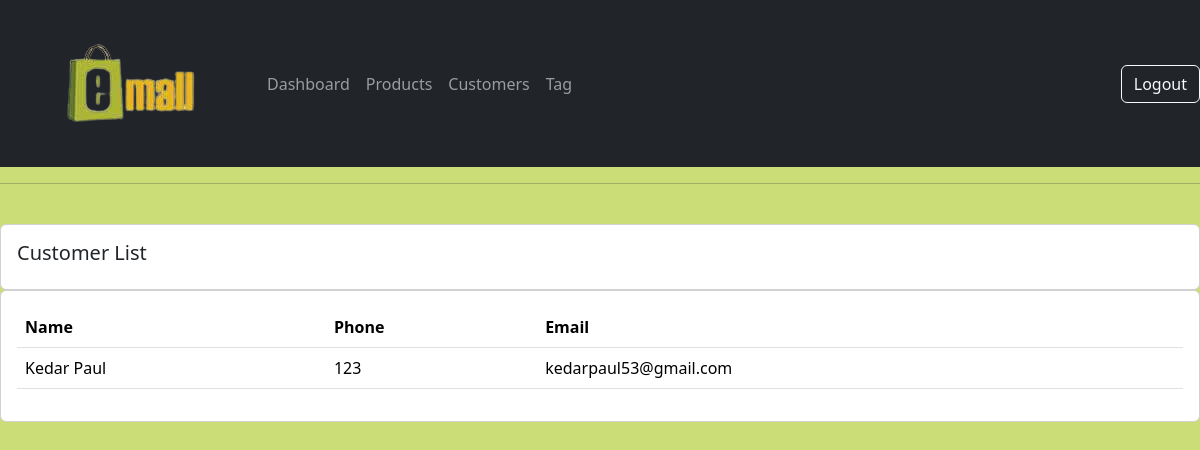
The app's page /customer_list/ (signed in), older data.
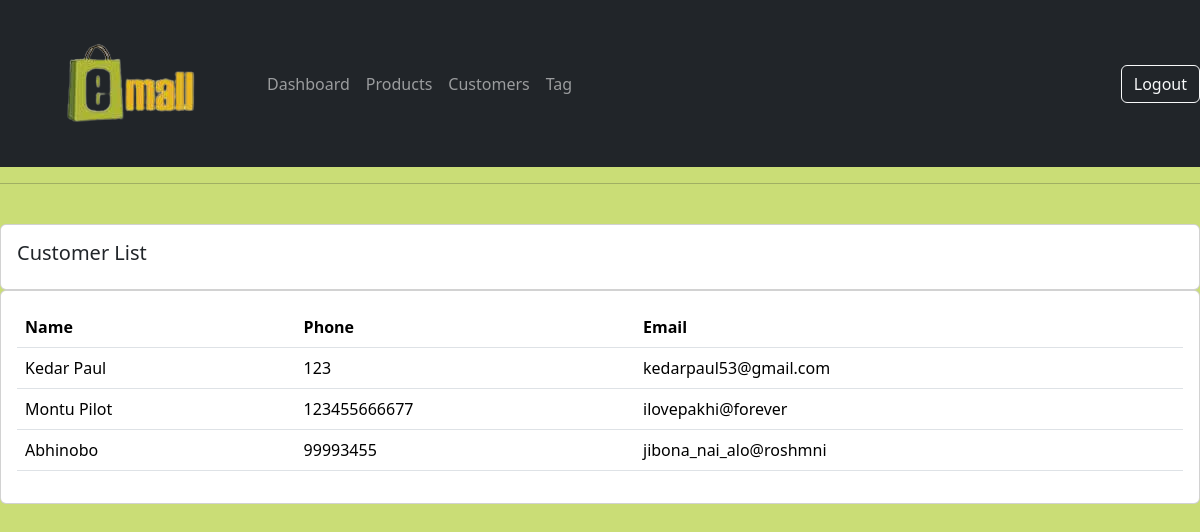
The same page, newer data.
### account/models.py (models this page shows, shortened)
class Customer(models.Model):
    name = models.CharField(max_length=200, null=True)
    phone = models.CharField(max_length=200, null=True)
    email = models.CharField(max_length=200, null=True)
    date_created = models.DateTimeField(auto_now_add=True, null=True)

### account/views.py (the view)
# urls.py: path('customer_list/',views.Customer_list,name='customer_list'),
@login_required(login_url='login')
def Customer_list(request):
    customers = Customer.objects.all()
    context = {'customers': customers}
    return render(request,'account/customer_list.html',context)

### templates/account/customer_list.html
{%  extends 'main.html' %}
{% block content %}
		<br>
		<div class="row">
			<div class="col-md">
				<div class="card card-body">
					<h5>Customer List</h5>
				</div>
				<div class="card card-body">
					<table class="table">
						<tr>
							<th>Name</th>
							<th>Phone</th>
							<th>Email</th>
						</tr>
						{% for customer in customers %}
							<tr>
								<td>{{customer.name}}</td>
								<td>{{customer.phone}}</td>
								<td>{{customer.email}}</td>
							</tr>
                        {% endfor %}
					</table>
				</div>
			</div>
		</div>
{% endblock content %}

Row changes from the older to the newer data that the page shows:
added Customer: name "Montu Pilot", phone "123455666677", email "ilovepakhi@forever"
added Customer: name "Abhinobo", phone "99993455", email "jibona_nai_alo@roshmni"
